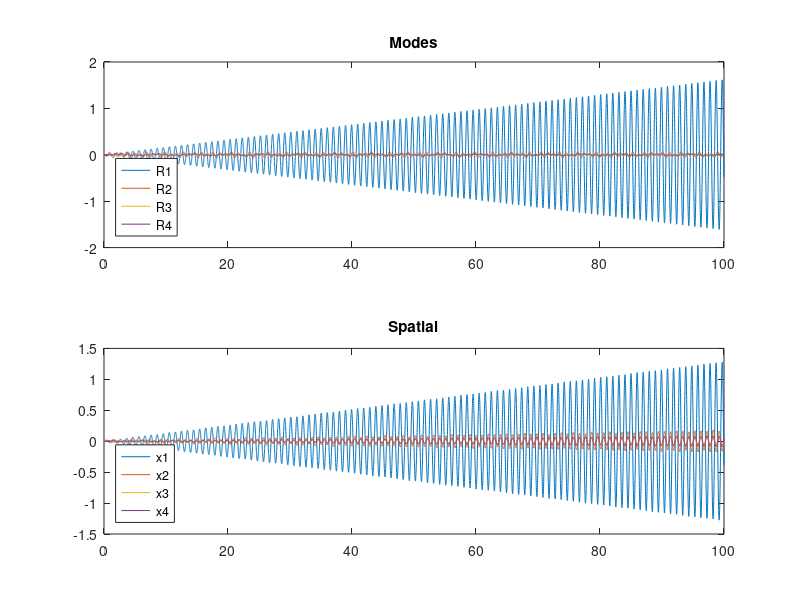

This chart was generated by the following MATLAB code:
% function calcmodes()

m1=1.4826;
m2=3.4826;
m3=4.4826;
m4=8.4826;
k1=10;
k2=15;
k3=25;
k4=12;
k5=10;
k6=15;
k7=0;
k8=20;

x10=0;
x20=0;
x30=0;
x40=0;
v10=0;
v20=0;
v30=0;
v40=0;
X0=[x10;x20;x30;x40];
V0=[v10;v20;v30;v40];

F0=2;
omegaf=6.4119;
% F0= evalin('base', 'F0');
% omegaf=evalin('base', 'omegaf')/100;
B=[0;1;0;0];
tfinal=100;
% tfinal=evalin('base', 'Tf');
% B=evalin('base', 'B')';

M=[m1 0 0 0;0 m2 0 0;0 0 m3 0;0 0 0 m4];
K=[k1+k2+k4+k8 -k2 -k4 -k8;-k2 k2+k3+k7 -k3 -k7;-k4 -k3 k3+k4+k5 -k5;-k8 -k7 -k5 k5+k6+k7+k8];
Mhalf=sqrt(M);
Mneghalf=inv(Mhalf);
Khat=Mneghalf*K*Mneghalf;
evals=eigs(Khat);
omega=sqrt(evals);
[P,d]=eigs(Khat);
S=Mneghalf*P;
Sinv=inv(P)*Mhalf;
r0=Sinv*X0;
rprime0=Sinv*V0;

f=inv(P)*Mneghalf*B*F0;
t=[0:.01:tfinal];


for j=1:size(X0,1)
for i=1:size(t,2)
r(j,i)=rprime0(j)/omega(j)*sin(omega(j)*t(i))+...
(r0(j)-(f(j)/(omega(j)^2-omegaf^2)))*cos(omega(j)*t(i))+ ...
(f(j)/(omega(j)^2-omegaf^2))*cos(omegaf*t(i));
end
end
X=S*r;

figure(2);
subplot(2,1,1);
plot(t,r(1,:),t,r(2,:),t,r(3,:),t,r(4,:));
legend('R1', 'R2', 'R3','R4','Location','southwest');
title('Modes')


subplot(2,1,2);
plot(t,X(1,:),t,X(2,:),t,X(3,:),t,X(4,:));
legend('x1', 'x2', 'x3','x4','Location','southwest');
title('Spatial');

% end